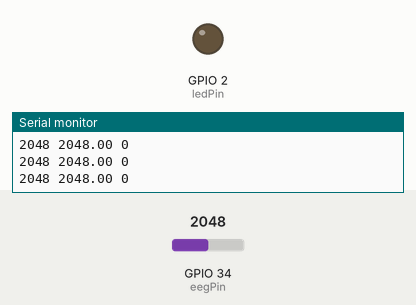
Bench run of a sketch on a simulated ESP32. Parts: output pins drawn as LEDs (lit = HIGH), the last lines printed to the serial monitor. Inputs (shaded band) come from the test bench; at power-on: GPIO 34 (eegPin) = 2048.

Above: at 2.2 s.
2.3 s: GPIO 34 (eegPin) set to 2866
At 2.7 s:
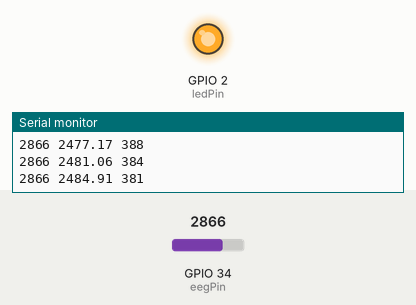
Timing chart, 0 to 5.3 s (numbered marks = the images above; inputs shaded):
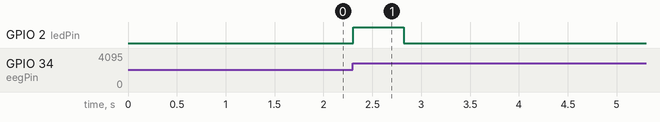

The sketch:

bci26esp.ino
```cpp
int eegPin = 34;
int ledPin = 2;

float baseline = 0;
float alpha = 0.01;

void setup() {
  Serial.begin(115200);
  pinMode(ledPin, OUTPUT);

  // Initial calibration
  for (int i = 0; i < 200; i++) {
    baseline += analogRead(eegPin);
    delay(5);
  }
  baseline /= 200;
}

void loop() {
  int eegValue = analogRead(eegPin);

  // Update baseline slowly
  baseline = (1 - alpha) * baseline + alpha * eegValue;

  int diff = abs(eegValue - baseline);

  // LED trigger
  if (diff > 300) {
    digitalWrite(ledPin, HIGH);
  } else {
    digitalWrite(ledPin, LOW);
  }

  // 👇 IMPORTANT: Serial Plotter format
  Serial.print(eegValue);
  Serial.print(" ");
  Serial.print(baseline);
  Serial.print(" ");
  Serial.println(diff);

  delay(5);
}
```

Measured:
- after the input at 2.3 s, GPIO 2 (ledPin): LOW → HIGH at once, → LOW 0.52 s later
